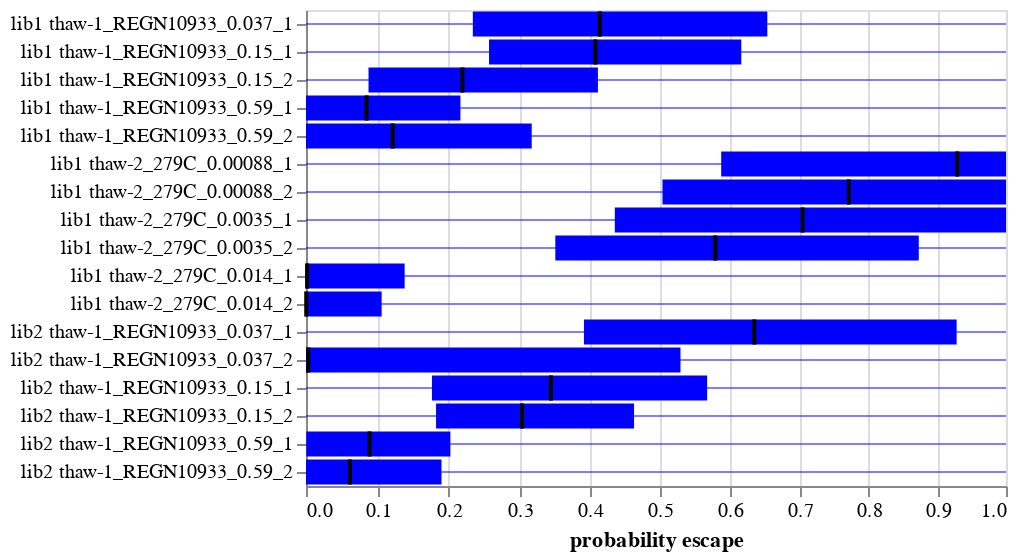

The cell this chart's notebook holds for it:
### Code cell
# NBVAL_SKIP

prob_escape_base = alt.Chart(prob_escape_boxplot_df).encode(
    y=alt.Y("library_sample", title=None),
    tooltip=[
        c if (c.endswith("sample") or c == "library") else alt.Tooltip(c, format=".3g")
        for c in prob_escape_boxplot_df.columns
        if c != "library_sample"
    ],
)

prob_escape_quartile_bars = prob_escape_base.encode(
    alt.X(
        "percentile_25",
        scale=alt.Scale(type="symlog", constant=20),
        title="probability escape",
    ),
    alt.X2("percentile_75"),
).mark_bar(color="blue")

prob_escape_range_lines = prob_escape_base.encode(
    alt.X("min"),
    alt.X2("max"),
).mark_rule(color="blue", opacity=0.5)

prob_escape_median_lines = prob_escape_base.encode(
    alt.X("median"), alt.X2("median")
).mark_bar(xOffset=1, x2Offset=-1, color="black")

prob_escape_chart = (
    prob_escape_quartile_bars + prob_escape_range_lines + prob_escape_median_lines
).properties(width=350, height=alt.Step(14))

for s in selections + [censored_selection]:
    prob_escape_chart = prob_escape_chart.add_params(s).transform_filter(s)

prob_escape_chart

### Figure 1 — Vega-Lite specification as saved in the notebook (floating-point values rounded to 4 significant figures)
{"config": {"view": {"continuousWidth": 300, "continuousHeight": 300}}, "layer": [{"mark": {"type": "bar", "color": "blue"}, "encoding": {"tooltip": [{"field": "library", "type": "nominal"}, {"field": "antibody_sample", "type": "nominal"}, {"field": "no-antibody_sample", "type": "nominal"}, {"field": "censored", "format": ".3g", "type": "nominal"}, {"field": "median", "format": ".3g", "type": "quantitative"}, {"field": "percentile_25", "format": ".3g", "type": "quantitative"}, {"field": "percentile_75", "format": ".3g", "type": "quantitative"}, {"field": "min", "format": ".3g", "type": "quantitative"}, {"field": "max", "format": ".3g", "type": "quantitative"}], "x": {"field": "percentile_25", "scale": {"constant": 20, "type": "symlog"}, "title": "probability escape", "type": "quantitative"}, "x2": {"field": "percentile_75"}, "y": {"field": "library_sample", "title": null, "type": "nominal"}}, "name": "view_2"}, {"mark": {"type": "rule", "color": "blue", "opacity": 0.5}, "encoding": {"tooltip": [{"field": "library", "type": "nominal"}, {"field": "antibody_sample", "type": "nominal"}, {"field": "no-antibody_sample", "type": "nominal"}, {"field": "censored", "format": ".3g", "type": "nominal"}, {"field": "median", "format": ".3g", "type": "quantitative"}, {"field": "percentile_25", "format": ".3g", "type": "quantitative"}, {"field": "percentile_75", "format": ".3g", "type": "quantitative"}, {"field": "min", "format": ".3g", "type": "quantitative"}, {"field": "max", "format": ".3g", "type": "quantitative"}], "x": {"field": "min", "type": "quantitative"}, "x2": {"field": "max"}, "y": {"field": "library_sample", "title": null, "type": "nominal"}}}, {"mark": {"type": "bar", "color": "black", "x2Offset": -1, "xOffset": 1}, "encoding": {"tooltip": [{"field": "library", "type": "nominal"}, {"field": "antibody_sample", "type": "nominal"}, {"field": "no-antibody_sample", "type": "nominal"}, {"field": "censored", "format": ".3g", "type": "nominal"}, {"field": "median", "format": ".3g", "type": "quantitative"}, {"field": "percentile_25", "format": ".3g", "type": "quantitative"}, {"field": "percentile_75", "format": ".3g", "type": "quantitative"}, {"field": "min", "format": ".3g", "type": "quantitative"}, {"field": "max", "format": ".3g", "type": "quantitative"}], "x": {"field": "median", "type": "quantitative"}, "x2": {"field": "median"}, "y": {"field": "library_sample", "title": null, "type": "nominal"}}}], "data": {"name": "data-f18a803c80b1acbbd4fd6c24ed9581bf"}, "height": {"step": 14}, "params": [{"name": "param_1", "select": {"type": "point", "fields": ["library"]}, "bind": {"input": "select", "options": [null, "lib1", "lib2"], "labels": ["all", "lib1", "lib2"], "name": "library"}, "views": ["view_2"]}, {"name": "param_2", "select": {"type": "point", "fields": ["censored"]}, "bind": {"input": "select", "options": [true, false], "name": "censored to be between 0 and 1"}, "value": [{"censored": true}], "views": ["view_2"]}], "transform": [{"filter": {"param": "param_1"}}, {"filter": {"param": "param_2"}}], "width": 350, "$schema": "https://vega.github.io/schema/vega-lite/v5.6.1.json", "datasets": {"data-f18a803c80b1acbbd4fd6c24ed9581bf": [{"library": "lib1", "antibody_sample": "thaw-1_REGN10933_0.037_1", "no-antibody_sample": "thaw-1_no-antibody_control_1", "censored": true, "median": 0.4137, "percentile_25": 0.2339, "percentile_75": 0.6535, "min": 0.0, "max": 1.0, "library_sample": "lib1 thaw-1_REGN10933_0.037_1"}, {"library": "lib1", "antibody_sample": "thaw-1_REGN10933_0.037_1", "no-antibody_sample": "thaw-1_no-antibody_control_1", "censored": false, "median": 0.4137, "percentile_25": 0.2339, "percentile_75": 0.6535, "min": 0.0, "max": 10.87, "library_sample": "lib1 thaw-1_REGN10933_0.037_1"}, {"library": "lib1", "antibody_sample": "thaw-1_REGN10933_0.15_1", "no-antibody_sample": "thaw-1_no-antibody_control_1", "censored": true, "median": 0.4075, "percentile_25": 0.2568, "percentile_75": 0.6161, "min": 0.0, "max": 1.0, "library_sample": "lib1 thaw-1_REGN10933_0.15_1"}, {"library": "lib1", "antibody_sample": "thaw-1_REGN10933_0.15_1", "no-antibody_sample": "thaw-1_no-antibody_control_1", "censored": false, "median": 0.4075, "percentile_25": 0.2568, "percentile_75": 0.6161, "min": 0.0, "max": 7.039, "library_sample": "lib1 thaw-1_REGN10933_0.15_1"}, {"library": "lib1", "antibody_sample": "thaw-1_REGN10933_0.15_2", "no-antibody_sample": "thaw-1_no-antibody_control_2", "censored": true, "median": 0.2192, "percentile_25": 0.08736, "percentile_75": 0.4111, "min": 0.0, "max": 1.0, "library_sample": "lib1 thaw-1_REGN10933_0.15_2"}, {"library": "lib1", "antibody_sample": "thaw-1_REGN10933_0.15_2", "no-antibody_sample": "thaw-1_no-antibody_control_2", "censored": false, "median": 0.2192, "percentile_25": 0.08736, "percentile_75": 0.4111, "min": 0.0, "max": 7.559, "library_sample": "lib1 thaw-1_REGN10933_0.15_2"}, {"library": "lib1", "antibody_sample": "thaw-1_REGN10933_0.59_1", "no-antibody_sample": "thaw-1_no-antibody_control_1", "censored": true, "median": 0.0846, "percentile_25": 0.0, "percentile_75": 0.2164, "min": 0.0, "max": 1.0, "library_sample": "lib1 thaw-1_REGN10933_0.59_1"}, {"library": "lib1", "antibody_sample": "thaw-1_REGN10933_0.59_1", "no-antibody_sample": "thaw-1_no-antibody_control_1", "censored": false, "median": 0.0846, "percentile_25": 0.0, "percentile_75": 0.2164, "min": 0.0, "max": 14.17, "library_sample": "lib1 thaw-1_REGN10933_0.59_1"}, {"library": "lib1", "antibody_sample": "thaw-1_REGN10933_0.59_2", "no-antibody_sample": "thaw-1_no-antibody_control_2", "censored": true, "median": 0.1212, "percentile_25": 0.0, "percentile_75": 0.3171, "min": 0.0, "max": 1.0, "library_sample": "lib1 thaw-1_REGN10933_0.59_2"}, {"library": "lib1", "antibody_sample": "thaw-1_REGN10933_0.59_2", "no-antibody_sample": "thaw-1_no-antibody_control_2", "censored": false, "median": 0.1212, "percentile_25": 0.0, "percentile_75": 0.3171, "min": 0.0, "max": 16.02, "library_sample": "lib1 thaw-1_REGN10933_0.59_2"}, {"library": "lib1", "antibody_sample": "thaw-2_279C_0.00088_1", "no-antibody_sample": "thaw-2_no-antibody_control_1", "censored": true, "median": 0.9287, "percentile_25": 0.5872, "percentile_75": 1.0, "min": 0.0, "max": 1.0, "library_sample": "lib1 thaw-2_279C_0.00088_1"}, {"library": "lib1", "antibody_sample": "thaw-2_279C_0.00088_1", "no-antibody_sample": "thaw-2_no-antibody_control_1", "censored": false, "median": 0.9287, "percentile_25": 0.5872, "percentile_75": 1.339, "min": 0.0, "max": 8.198, "library_sample": "lib1 thaw-2_279C_0.00088_1"}, {"library": "lib1", "antibody_sample": "thaw-2_279C_0.00088_2", "no-antibody_sample": "thaw-2_no-antibody_control_2", "censored": true, "median": 0.7712, "percentile_25": 0.5032, "percentile_75": 1.0, "min": 0.0, "max": 1.0, "library_sample": "lib1 thaw-2_279C_0.00088_2"}, {"library": "lib1", "antibody_sample": "thaw-2_279C_0.00088_2", "no-antibody_sample": "thaw-2_no-antibody_control_2", "censored": false, "median": 0.7712, "percentile_25": 0.5032, "percentile_75": 1.103, "min": 0.0, "max": 8.023, "library_sample": "lib1 thaw-2_279C_0.00088_2"}, {"library": "lib1", "antibody_sample": "thaw-2_279C_0.0035_1", "no-antibody_sample": "thaw-2_no-antibody_control_1", "censored": true, "median": 0.7044, "percentile_25": 0.4352, "percentile_75": 1.0, "min": 0.0, "max": 1.0, "library_sample": "lib1 thaw-2_279C_0.0035_1"}, {"library": "lib1", "antibody_sample": "thaw-2_279C_0.0035_1", "no-antibody_sample": "thaw-2_no-antibody_control_1", "censored": false, "median": 0.7044, "percentile_25": 0.4352, "percentile_75": 1.081, "min": 0.0, "max": 7.951, "library_sample": "lib1 thaw-2_279C_0.0035_1"}, {"library": "lib1", "antibody_sample": "thaw-2_279C_0.0035_2", "no-antibody_sample": "thaw-2_no-antibody_control_2", "censored": true, "median": 0.5788, "percentile_25": 0.3506, "percentile_75": 0.8727, "min": 0.0, "max": 1.0, "library_sample": "lib1 thaw-2_279C_0.0035_2"}, {"library": "lib1", "antibody_sample": "thaw-2_279C_0.0035_2", "no-antibody_sample": "thaw-2_no-antibody_control_2", "censored": false, "median": 0.5788, "percentile_25": 0.3506, "percentile_75": 0.8727, "min": 0.0, "max": 7.928, "library_sample": "lib1 thaw-2_279C_0.0035_2"}, {"library": "lib1", "antibody_sample": "thaw-2_279C_0.014_1", "no-antibody_sample": "thaw-2_no-antibody_control_1", "censored": true, "median": 0.001487, "percentile_25": 0.0, "percentile_75": 0.138, "min": 0.0, "max": 1.0, "library_sample": "lib1 thaw-2_279C_0.014_1"}, {"library": "lib1", "antibody_sample": "thaw-2_279C_0.014_1", "no-antibody_sample": "thaw-2_no-antibody_control_1", "censored": false, "median": 0.001487, "percentile_25": 0.0, "percentile_75": 0.138, "min": 0.0, "max": 7.217, "library_sample": "lib1 thaw-2_279C_0.014_1"}, {"library": "lib1", "antibody_sample": "thaw-2_279C_0.014_2", "no-antibody_sample": "thaw-2_no-antibody_control_2", "censored": true, "median": 0.0003207, "percentile_25": 0.0, "percentile_75": 0.1057, "min": 0.0, "max": 1.0, "library_sample": "lib1 thaw-2_279C_0.014_2"}, {"library": "lib1", "antibody_sample": "thaw-2_279C_0.014_2", "no-antibody_sample": "thaw-2_no-antibody_control_2", "censored": false, "median": 0.0003207, "percentile_25": 0.0, "percentile_75": 0.1057, "min": 0.0, "max": 12.63, "library_sample": "lib1 thaw-2_279C_0.014_2"}, {"library": "lib2", "antibody_sample": "thaw-1_REGN10933_0.037_1", "no-antibody_sample": "thaw-1_no-antibody_control_1", "censored": true, "median": 0.6348, "percentile_25": 0.3912, "percentile_75": 0.9279, "min": 0.0, "max": 1.0, "library_sample": "lib2 thaw-1_REGN10933_0.037_1"}, {"library": "lib2", "antibody_sample": "thaw-1_REGN10933_0.037_1", "no-antibody_sample": "thaw-1_no-antibody_control_1", "censored": false, "median": 0.6348, "percentile_25": 0.3912, "percentile_75": 0.9279, "min": 0.0, "max": 6.654, "library_sample": "lib2 thaw-1_REGN10933_0.037_1"}, {"library": "lib2", "antibody_sample": "thaw-1_REGN10933_0.037_2", "no-antibody_sample": "thaw-1_no-antibody_control_2", "censored": true, "median": 0.003182, "percentile_25": 0.0, "percentile_75": 0.5289, "min": 0.0, "max": 1.0, "library_sample": "lib2 thaw-1_REGN10933_0.037_2"}, {"library": "lib2", "antibody_sample": "thaw-1_REGN10933_0.037_2", "no-antibody_sample": "thaw-1_no-antibody_control_2", "censored": false, "median": 0.003182, "percentile_25": 0.0, "percentile_75": 0.5289, "min": 0.0, "max": 8.859, "library_sample": "lib2 thaw-1_REGN10933_0.037_2"}, {"library": "lib2", "antibody_sample": "thaw-1_REGN10933_0.15_1", "no-antibody_sample": "thaw-1_no-antibody_control_1", "censored": true, "median": 0.3442, "percentile_25": 0.1763, "percentile_75": 0.5671, "min": 0.0, "max": 1.0, "library_sample": "lib2 thaw-1_REGN10933_0.15_1"}, {"library": "lib2", "antibody_sample": "thaw-1_REGN10933_0.15_1", "no-antibody_sample": "thaw-1_no-antibody_control_1", "censored": false, "median": 0.3442, "percentile_25": 0.1763, "percentile_75": 0.5671, "min": 0.0, "max": 4.177, "library_sample": "lib2 thaw-1_REGN10933_0.15_1"}, {"library": "lib2", "antibody_sample": "thaw-1_REGN10933_0.15_2", "no-antibody_sample": "thaw-1_no-antibody_control_2", "censored": true, "median": 0.3034, "percentile_25": 0.1821, "percentile_75": 0.4626, "min": 0.0, "max": 1.0, "library_sample": "lib2 thaw-1_REGN10933_0.15_2"}, {"library": "lib2", "antibody_sample": "thaw-1_REGN10933_0.15_2", "no-antibody_sample": "thaw-1_no-antibody_control_2", "censored": false, "median": 0.3034, "percentile_25": 0.1821, "percentile_75": 0.4626, "min": 0.0, "max": 4.825, "library_sample": "lib2 thaw-1_REGN10933_0.15_2"}, {"library": "lib2", "antibody_sample": "thaw-1_REGN10933_0.59_1", "no-antibody_sample": "thaw-1_no-antibody_control_1", "censored": true, "median": 0.08876, "percentile_25": 0.000434, "percentile_75": 0.2023, "min": 0.0, "max": 1.0, "library_sample": "lib2 thaw-1_REGN10933_0.59_1"}, {"library": "lib2", "antibody_sample": "thaw-1_REGN10933_0.59_1", "no-antibody_sample": "thaw-1_no-antibody_control_1", "censored": false, "median": 0.08876, "percentile_25": 0.000434, "percentile_75": 0.2023, "min": 0.0, "max": 4.555, "library_sample": "lib2 thaw-1_REGN10933_0.59_1"}, {"library": "lib2", "antibody_sample": "thaw-1_REGN10933_0.59_2", "no-antibody_sample": "thaw-1_no-antibody_control_2", "censored": true, "median": 0.06132, "percentile_25": 0.0, "percentile_75": 0.1898, "min": 0.0, "max": 1.0, "library_sample": "lib2 thaw-1_REGN10933_0.59_2"}, {"library": "lib2", "antibody_sample": "thaw-1_REGN10933_0.59_2", "no-antibody_sample": "thaw-1_no-antibody_control_2", "censored": false, "median": 0.06132, "percentile_25": 0.0, "percentile_75": 0.1898, "min": 0.0, "max": 2.736, "library_sample": "lib2 thaw-1_REGN10933_0.59_2"}]}}
